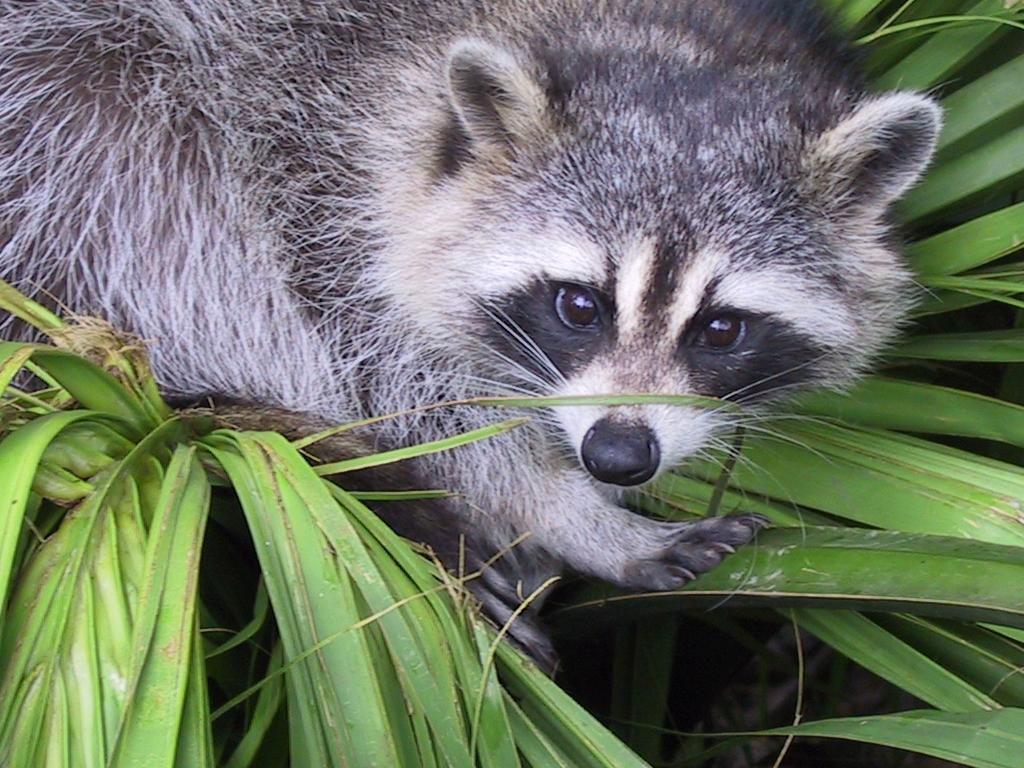
#> input picture ex04/animal.jpeg, 1024 x 768 px
$ python rotate.py
#> lines starting #> are read from the running program, lines starting #| are printed output that depends on the picture
### ex04/load_image.py
import numpy as np
from PIL import Image


def ft_load(path: str):
    """function that takes the path of an image
    and prints the shape of the image, then it's
    pixel information"""
#> called with path = 'animal.jpeg'
    assert type(path) is str, "path is not str"
    image = Image.open(path)
#> image is the input picture: PIL image 1024x768 RGB; mean R, G, B 110.7, 117.7, 102.1
    image = np.asarray(image)
    image = image[:400, 400:801, :1]
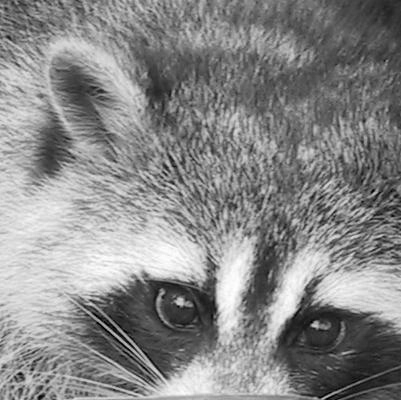
#> image: shape (400, 401, 1); min 0, max 255, mean 135.8
    print("Shape of image is:", image.shape, 'or', end=' ')
#| Shape of image is: (400, 401, 1) or
    print(image.shape[:2])
#| (400, 401)
    return image

### ex04/rotate.py
import numpy as np
from load_image import ft_load
import matplotlib.pyplot as plt


def main():
    """program that crops an image then rotates it"""
    image = ft_load('animal.jpeg')
    print(image)
#> (printed output is left out)
    n_image = [image[:, i, 0] for i in range(401)]
#> n_image = 401 items
    n_image = np.asarray(n_image)
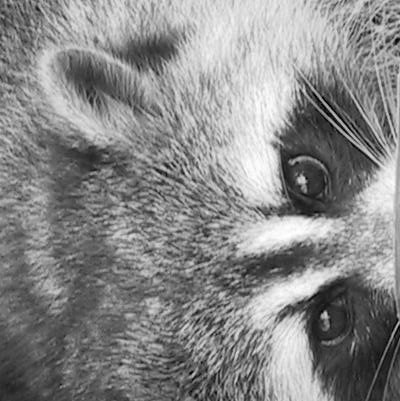
#> n_image: shape (401, 400); min 0, max 255, mean 135.8
    print('New shape after transpose:', n_image.shape[:2])
#| New shape after transpose: (401, 400)
    print(n_image)
#> (printed output is left out)
    plt.imshow(n_image, cmap='gray')
    plt.show()


if __name__ == '__main__':
    main()
